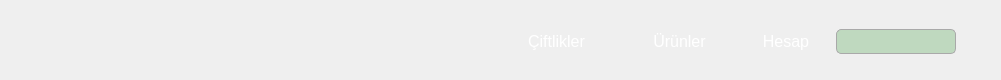
  <widget class="QWidget" name="headerWidget" native="true">
   <property name="geometry">
    <rect>
     <x>0</x>
     <y>0</y>
     <width>1001</width>
     <height>80</height>
    </rect>
   </property>
   <property name="styleSheet">
    <string notr="true">QWidget#headerWidget {
    background-color: #0D8330;
}</string>
   </property>
   <widget class="QWidget" name="widget_2" native="true">
    <property name="geometry">
     <rect>
      <x>0</x>
      <y>0</y>
      <width>471</width>
      <height>80</height>
     </rect>
    </property>
    <property name="sizePolicy">
     <sizepolicy hsizetype="Maximum" vsizetype="Maximum">
      <horstretch>0</horstretch>
      <verstretch>0</verstretch>
     </sizepolicy>
    </property>
   </widget>
   <widget class="QWidget" name="horizontalLayoutWidget">
    <property name="geometry">
     <rect>
      <x>0</x>
      <y>0</y>
      <width>1001</width>
      <height>83</height>
     </rect>
    </property>
    <layout class="QHBoxLayout" name="headerHorizontalLayout">
     <property name="spacing">
      <number>10</number>
     </property>
     <property name="sizeConstraint">
      <enum>QLayout::SizeConstraint::SetDefaultConstraint</enum>
     </property>
     <property name="topMargin">
      <number>10</number>
     </property>
     <property name="rightMargin">
      <number>10</number>
     </property>
     <property name="bottomMargin">
      <number>10</number>
     </property>
     <item>
      <spacer name="horizontalSpacer">
       <property name="orientation">
        <enum>Qt::Orientation::Horizontal</enum>
       </property>
       <property name="sizeType">
        <enum>QSizePolicy::Policy::Fixed</enum>
       </property>
       <property name="sizeHint" stdset="0">
        <size>
         <width>500</width>
         <height>20</height>
        </size>
       </property>
      </spacer>
     </item>
     <item>
      <widget class="QPushButton" name="btnCiftlikler">
       <property name="sizePolicy">
        <sizepolicy hsizetype="Fixed" vsizetype="Fixed">
         <horstretch>0</horstretch>
         <verstretch>0</verstretch>
        </sizepolicy>
       </property>
       <property name="maximumSize">
        <size>
         <width>200</width>
         <height>60</height>
        </size>
       </property>
       <property name="cursor">
        <cursorShape>OpenHandCursor</cursorShape>
       </property>
       <property name="styleSheet">
        <string notr="true">QPushButton#btnCiftlikler {
    background-color: transparent;
    color: white;
    border-radius: 5px;
    font-size: 16px;
}

/* Hover efekti */
QPushButton#btnCiftlikler:hover {
    background-color: rgba(255, 255, 255, 0.2);
    color: white;
    border: 1px solid white;
}

QPushButton#btnCiftlikler:pressed {
    background-color: rgba(255, 255, 255, 0.5);
    color: black;
}

QPushButton#btnCiftlikler:checked {
    background-color: rgba(255, 255, 255, 0.5);
    color: black;
    border: 1px solid white;
}</string>
       </property>
       <property name="text">
        <string>Çiftlikler</string>
       </property>
       <property name="iconSize">
        <size>
         <width>20</width>
         <height>20</height>
        </size>
       </property>
       <property name="checkable">
        <bool>true</bool>
       </property>
       <property name="checked">
        <bool>false</bool>
       </property>
      </widget>
     </item>
     <item>
      <widget class="QPushButton" name="btnUrunler">
       <property name="sizePolicy">
        <sizepolicy hsizetype="Fixed" vsizetype="Fixed">
         <horstretch>0</horstretch>
         <verstretch>0</verstretch>
        </sizepolicy>
       </property>
       <property name="maximumSize">
        <size>
         <width>200</width>
         <height>60</height>
        </size>
       </property>
       <property name="cursor">
        <cursorShape>OpenHandCursor</cursorShape>
       </property>
       <property name="styleSheet">
        <string notr="true">QPushButton#btnUrunler {
    background-color: transparent;
    color: white;
    border-radius: 5px;
    font-size: 16px;
}

/* Hover efekti */
QPushButton#btnUrunler:hover {
    background-color: rgba(255, 255, 255, 0.2);
    color: white;
    border: 1px solid white;
}

QPushButton#btnUrunler:pressed {
    background-color: rgba(255, 255, 255, 0.5);
    color: black;
}

QPushButton#btnUrunler:checked {
    background-color: rgba(255, 255, 255, 0.5);
    color: black;
    border: 1px solid white;
}</string>
       </property>
       <property name="text">
        <string>Ürünler</string>
       </property>
       <property name="iconSize">
        <size>
         <width>20</width>
         <height>20</height>
        </size>
       </property>
       <property name="checkable">
        <bool>true</bool>
       </property>
      </widget>
     </item>
     <item>
      <widget class="QPushButton" name="btnHesap">
       <property name="sizePolicy">
        <sizepolicy hsizetype="Fixed" vsizetype="Fixed">
         <horstretch>0</horstretch>
         <verstretch>0</verstretch>
        </sizepolicy>
       </property>
       <property name="maximumSize">
        <size>
         <width>80</width>
         <height>60</height>
        </size>
       </property>
       <property name="cursor">
        <cursorShape>OpenHandCursor</cursorShape>
       </property>
       <property name="styleSheet">
        <string notr="true">QPushButton{
    background-color: transparent;
    color: white;
    border-radius: 5px;
	font-size: 16px;
}

/* Hover efekti */
QPushButton:hover {
    background-color: rgba(255, 255, 255, 0.2); /* Yarı şeffaf beyaz arka plan */
    color: white;
	border: 1px solid white;
}
QPushButton:pressed {
    background-color: rgba(255, 255, 255, 0.5);
    color: black;
}
</string>
       </property>
       <property name="text">
        <string>Hesap</string>
       </property>
       <property name="iconSize">
        <size>
         <width>20</width>
         <height>16</height>
        </size>
       </property>
       <property name="checkable">
        <bool>true</bool>
       </property>
      </widget>
     </item>
     <item>
      <widget class="QLineEdit" name="AramaUrunler">
       <property name="maximumSize">
        <size>
         <width>120</width>
         <height>25</height>
        </size>
       </property>
       <property name="styleSheet">
        <string notr="true">QLineEdit#AramaUrunler {
    background-color: rgba(0, 128, 0, 0.2); /* Kutunun iç kısmı yeşilimsi yarı saydam */
    color: white; /* Yazı rengi beyaz */
    font-weight: bold; /* Yazı kalın */
    text-align: center; /* Metni ortala */
    border: 1px solid darkgray; /* Çerçeve koyu gri */
    border-radius: 5px; /* Yuvarlatılmış köşeler */
}

QLineEdit#AramaUrunler:hover {
    background-color: rgba(128, 128, 128, 0.2); /* Üzerine gelindiğinde iç kısım gri tonunda */
    border-color: darkgray; /* Çerçeve koyu gri kalır */
    color: white; /* Yazı rengi beyaz */
}

QLineEdit#AramaUrunler:focus {
    background-color: rgba(0, 128, 0, 0.4); /* Kutunun iç kısmı odaklanıldığında daha koyu yeşil olur */
    border-color: darkgray; /* Çerçeve koyu gri */
    color: white; /* Yazı rengi beyaz */
}
</string>
       </property>
       <property name="text">
        <string/>
       </property>
       <property name="maxLength">
        <number>200</number>
       </property>
      </widget>
     </item>
     <item>
      <widget class="QPushButton" name="btnUrunAra">
       <property name="maximumSize">
        <size>
         <width>25</width>
         <height>25</height>
        </size>
       </property>
       <property name="cursor">
        <cursorShape>OpenHandCursor</cursorShape>
       </property>
       <property name="styleSheet">
        <string notr="true">QPushButton#btnUrunAra {
    background-color: transparent;
    border-radius: 5px;
}

/* Hover efekti */
QPushButton#btnUrunArar:hover {
    background-color: rgba(224, 224, 224, 0.2);

    border: 1px solid white;
}

QPushButton#btnUrunAra:pressed {
    background-color: rgba(224, 224, 224, 0.5);
}
</string>
       </property>
       <property name="text">
        <string/>
       </property>
       <property name="checkable">
        <bool>true</bool>
       </property>
      </widget>
     </item>
    </layout>
   </widget>
  </widget>
